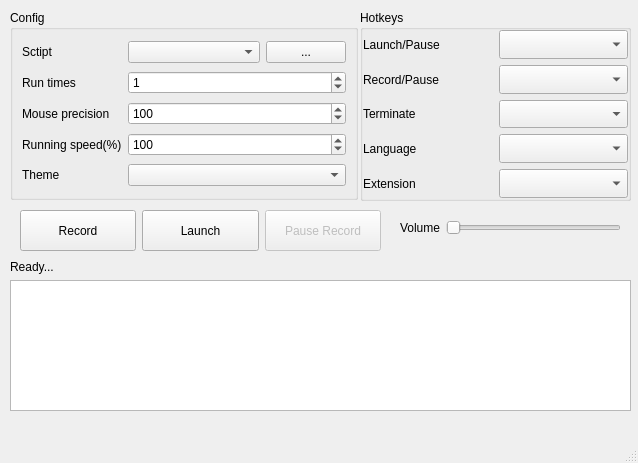
<?xml version="1.0" encoding="UTF-8"?>
<ui version="4.0">
 <class>UIView</class>
 <widget class="QMainWindow" name="UIView">
  <property name="geometry">
   <rect>
    <x>0</x>
    <y>0</y>
    <width>638</width>
    <height>463</height>
   </rect>
  </property>
  <property name="windowTitle">
   <string>KeymomuseGo v5.0</string>
  </property>
  <property name="windowIcon">
   <iconset resource="assets.qrc">
    <normaloff>:/pic/Mondrian.png</normaloff>:/pic/Mondrian.png</iconset>
  </property>
  <widget class="QWidget" name="centralwidget">
   <widget class="QGroupBox" name="groupBox">
    <property name="geometry">
     <rect>
      <x>360</x>
      <y>10</y>
      <width>271</width>
      <height>191</height>
     </rect>
    </property>
    <property name="title">
     <string>Hotkeys</string>
    </property>
    <layout class="QGridLayout" name="gridLayout_3">
     <property name="leftMargin">
      <number>0</number>
     </property>
     <property name="topMargin">
      <number>0</number>
     </property>
     <property name="rightMargin">
      <number>0</number>
     </property>
     <property name="bottomMargin">
      <number>0</number>
     </property>
     <item row="0" column="0">
      <widget class="QLabel" name="label_start_key">
       <property name="text">
        <string>Launch/Pause</string>
       </property>
      </widget>
     </item>
     <item row="0" column="1">
      <widget class="QComboBox" name="choice_start">
       <property name="sizePolicy">
        <sizepolicy hsizetype="Minimum" vsizetype="Minimum">
         <horstretch>0</horstretch>
         <verstretch>0</verstretch>
        </sizepolicy>
       </property>
       <property name="currentText">
        <string/>
       </property>
      </widget>
     </item>
     <item row="1" column="0">
      <widget class="QLabel" name="label_record">
       <property name="text">
        <string>Record/Pause</string>
       </property>
      </widget>
     </item>
     <item row="1" column="1">
      <widget class="QComboBox" name="choice_record">
       <property name="sizePolicy">
        <sizepolicy hsizetype="Minimum" vsizetype="Minimum">
         <horstretch>0</horstretch>
         <verstretch>0</verstretch>
        </sizepolicy>
       </property>
      </widget>
     </item>
     <item row="2" column="0">
      <widget class="QLabel" name="label_stop">
       <property name="text">
        <string>Terminate</string>
       </property>
      </widget>
     </item>
     <item row="2" column="1">
      <widget class="QComboBox" name="choice_stop">
       <property name="sizePolicy">
        <sizepolicy hsizetype="Minimum" vsizetype="Minimum">
         <horstretch>0</horstretch>
         <verstretch>0</verstretch>
        </sizepolicy>
       </property>
      </widget>
     </item>
     <item row="3" column="0">
      <widget class="QLabel" name="label_language">
       <property name="text">
        <string>Language</string>
       </property>
      </widget>
     </item>
     <item row="3" column="1">
      <widget class="QComboBox" name="choice_language">
       <property name="sizePolicy">
        <sizepolicy hsizetype="Minimum" vsizetype="Minimum">
         <horstretch>0</horstretch>
         <verstretch>0</verstretch>
        </sizepolicy>
       </property>
      </widget>
     </item>
     <item row="4" column="0">
      <widget class="QLabel" name="label_extension">
       <property name="text">
        <string>Extension</string>
       </property>
      </widget>
     </item>
     <item row="4" column="1">
      <widget class="QComboBox" name="choice_extension">
       <property name="sizePolicy">
        <sizepolicy hsizetype="Minimum" vsizetype="Minimum">
         <horstretch>0</horstretch>
         <verstretch>0</verstretch>
        </sizepolicy>
       </property>
      </widget>
     </item>
    </layout>
   </widget>
   <widget class="QGroupBox" name="groupBox_2">
    <property name="geometry">
     <rect>
      <x>10</x>
      <y>10</y>
      <width>348</width>
      <height>190</height>
     </rect>
    </property>
    <property name="title">
     <string>Config</string>
    </property>
    <layout class="QGridLayout" name="gridLayout_2">
     <item row="0" column="0">
      <widget class="QLabel" name="label_script">
       <property name="text">
        <string>Sctipt</string>
       </property>
      </widget>
     </item>
     <item row="0" column="1">
      <layout class="QGridLayout" name="gridLayout" columnstretch="3,1">
       <property name="sizeConstraint">
        <enum>QLayout::SetFixedSize</enum>
       </property>
       <property name="leftMargin">
        <number>0</number>
       </property>
       <property name="topMargin">
        <number>0</number>
       </property>
       <property name="verticalSpacing">
        <number>7</number>
       </property>
       <item row="0" column="0">
        <widget class="QComboBox" name="choice_script"/>
       </item>
       <item row="0" column="1">
        <widget class="QPushButton" name="bt_open_script_files">
         <property name="text">
          <string>...</string>
         </property>
        </widget>
       </item>
      </layout>
     </item>
     <item row="1" column="0">
      <widget class="QLabel" name="label_run_times">
       <property name="toolTip">
        <string>Execution times(0 for endless looping)</string>
       </property>
       <property name="text">
        <string>Run times</string>
       </property>
      </widget>
     </item>
     <item row="1" column="1">
      <widget class="QSpinBox" name="stimes">
       <property name="toolTip">
        <string>Execution times(0 for endless looping)</string>
       </property>
       <property name="minimum">
        <number>0</number>
       </property>
       <property name="maximum">
        <number>999999999</number>
       </property>
       <property name="value">
        <number>1</number>
       </property>
      </widget>
     </item>
     <item row="2" column="0">
      <widget class="QLabel" name="label_mouse_interval">
       <property name="toolTip">
        <string>The smaller the value is, the preciser the trace will be</string>
       </property>
       <property name="text">
        <string>Mouse precision</string>
       </property>
      </widget>
     </item>
     <item row="2" column="1">
      <widget class="QSpinBox" name="mouse_move_interval_ms">
       <property name="toolTip">
        <string>The smaller the value is, the preciser the trace will be</string>
       </property>
       <property name="minimum">
        <number>1</number>
       </property>
       <property name="maximum">
        <number>1000</number>
       </property>
       <property name="value">
        <number>100</number>
       </property>
      </widget>
     </item>
     <item row="3" column="0">
      <widget class="QLabel" name="label_execute_speed">
       <property name="toolTip">
        <string>Range(20%-500%)</string>
       </property>
       <property name="text">
        <string>Running speed(%)</string>
       </property>
      </widget>
     </item>
     <item row="3" column="1">
      <widget class="QSpinBox" name="execute_speed">
       <property name="toolTip">
        <string>Range(20%-500%)</string>
       </property>
       <property name="minimum">
        <number>20</number>
       </property>
       <property name="maximum">
        <number>500</number>
       </property>
       <property name="value">
        <number>100</number>
       </property>
      </widget>
     </item>
     <item row="4" column="0">
      <widget class="QLabel" name="label_theme">
       <property name="toolTip">
        <string>Range(20%-500%)</string>
       </property>
       <property name="text">
        <string>Theme</string>
       </property>
      </widget>
     </item>
     <item row="4" column="1">
      <widget class="QComboBox" name="choice_theme"/>
     </item>
    </layout>
   </widget>
   <widget class="QWidget" name="horizontalLayoutWidget">
    <property name="geometry">
     <rect>
      <x>20</x>
      <y>210</y>
      <width>361</width>
      <height>41</height>
     </rect>
    </property>
    <layout class="QHBoxLayout" name="horizontalLayout">
     <property name="sizeConstraint">
      <enum>QLayout::SetDefaultConstraint</enum>
     </property>
     <item>
      <widget class="QPushButton" name="btrecord">
       <property name="sizePolicy">
        <sizepolicy hsizetype="Minimum" vsizetype="Minimum">
         <horstretch>0</horstretch>
         <verstretch>0</verstretch>
        </sizepolicy>
       </property>
       <property name="text">
        <string>Record</string>
       </property>
      </widget>
     </item>
     <item>
      <widget class="QPushButton" name="btrun">
       <property name="sizePolicy">
        <sizepolicy hsizetype="Minimum" vsizetype="Minimum">
         <horstretch>0</horstretch>
         <verstretch>0</verstretch>
        </sizepolicy>
       </property>
       <property name="text">
        <string>Launch</string>
       </property>
      </widget>
     </item>
     <item>
      <widget class="QPushButton" name="btpauserecord">
       <property name="enabled">
        <bool>false</bool>
       </property>
       <property name="sizePolicy">
        <sizepolicy hsizetype="Minimum" vsizetype="Minimum">
         <horstretch>0</horstretch>
         <verstretch>0</verstretch>
        </sizepolicy>
       </property>
       <property name="text">
        <string>Pause Record</string>
       </property>
      </widget>
     </item>
    </layout>
   </widget>
   <widget class="QWidget" name="verticalLayoutWidget">
    <property name="geometry">
     <rect>
      <x>10</x>
      <y>260</y>
      <width>621</width>
      <height>151</height>
     </rect>
    </property>
    <layout class="QVBoxLayout" name="verticalLayout">
     <item>
      <widget class="QLabel" name="tnumrd">
       <property name="text">
        <string>Ready...</string>
       </property>
      </widget>
     </item>
     <item>
      <widget class="QTextEdit" name="textlog">
       <property name="enabled">
        <bool>true</bool>
       </property>
       <property name="readOnly">
        <bool>true</bool>
       </property>
      </widget>
     </item>
    </layout>
   </widget>
   <widget class="QWidget" name="formLayoutWidget_3">
    <property name="geometry">
     <rect>
      <x>400</x>
      <y>220</y>
      <width>221</width>
      <height>31</height>
     </rect>
    </property>
    <layout class="QFormLayout" name="formLayout_3">
     <item row="0" column="0">
      <widget class="QLabel" name="label_volume">
       <property name="text">
        <string>Volume</string>
       </property>
      </widget>
     </item>
     <item row="0" column="1">
      <widget class="QSlider" name="volumeSlider">
       <property name="orientation">
        <enum>Qt::Horizontal</enum>
       </property>
      </widget>
     </item>
    </layout>
   </widget>
  </widget>
  <widget class="QMenuBar" name="menubar">
   <property name="geometry">
    <rect>
     <x>0</x>
     <y>0</y>
     <width>638</width>
     <height>26</height>
    </rect>
   </property>
  </widget>
  <widget class="QStatusBar" name="statusbar"/>
 </widget>
 <resources>
  <include location="assets.qrc"/>
 </resources>
 <connections/>
</ui>
